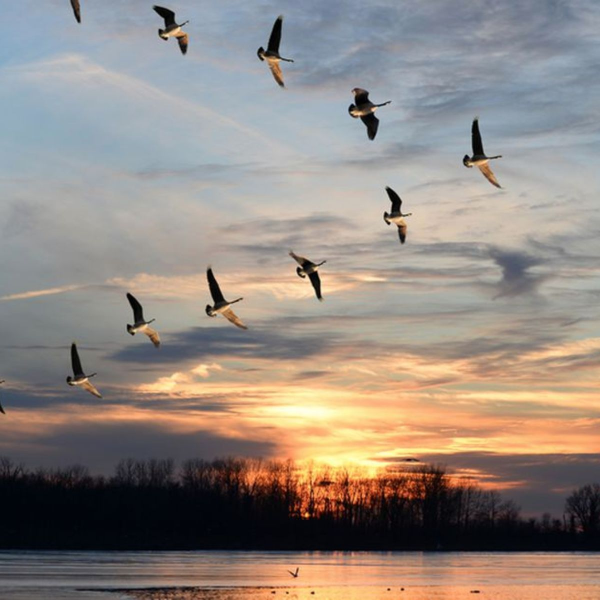
#> input picture img/birds1.jpg, 1200 x 1200 px (shown at 1/2 size)
$ jupyter execute --allow-errors 'Bitwise Operations .ipynb'
#> lines starting #> are read from the running program, lines starting #| are printed output that depends on the picture
# Bitwise AND, OR, NOT, XOR

[cell 1]
import cv2
import numpy as np
import matplotlib.pyplot as plt

img = cv2.imread('./img/elon.jpg')
#> (the rest of this cell did not finish here and is left out)

[cell 2]
import cv2
import numpy as np
import matplotlib.pyplot as plt

img = cv2.imread('./img/birds1.jpg')
#> img is the input picture: shape (1200, 1200, 3); mean B, G, R 129, 136.2, 146.4
img2 = cv2.imread('./img/mountains1.jpg')
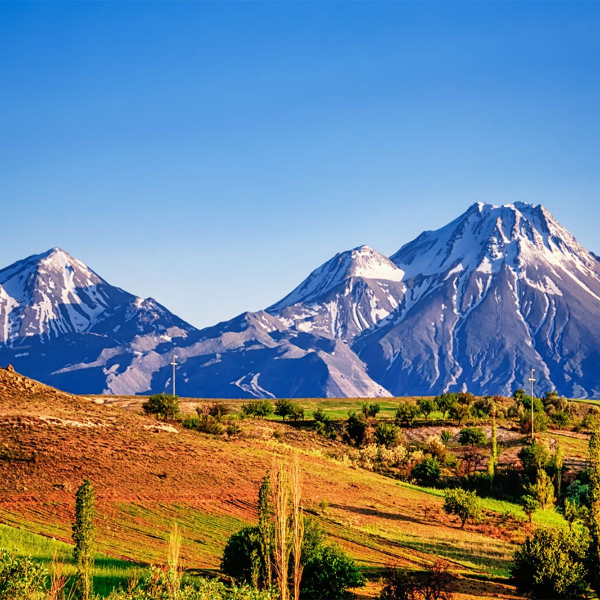
#> input picture img/mountains1.jpg, 1200 x 1200 px (shown at 1/2 size)
#> img2 is the input picture: shape (1200, 1200, 3); mean B, G, R 146.1, 130.6, 112.8
# [6 lines of commented-out code are left out]

result = cv2.multiply(img, img2)
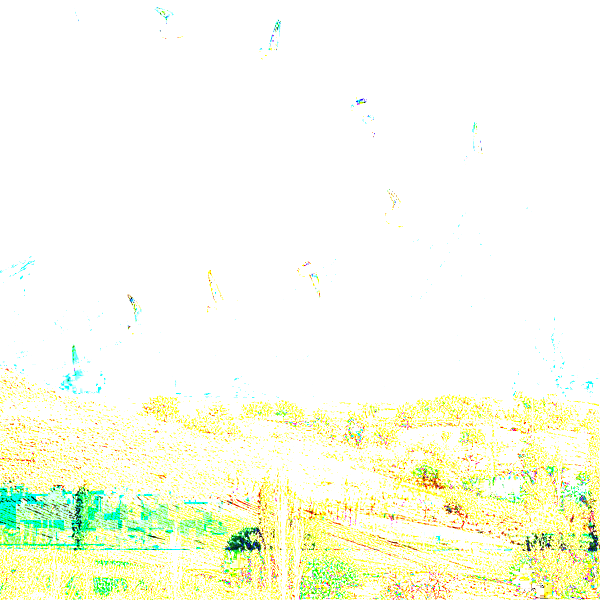
#> result: shape (1200, 1200, 3) (shown at 1/2 size); mean B, G, R 234.3, 252.5, 249.1


result = np.hstack((img, result))
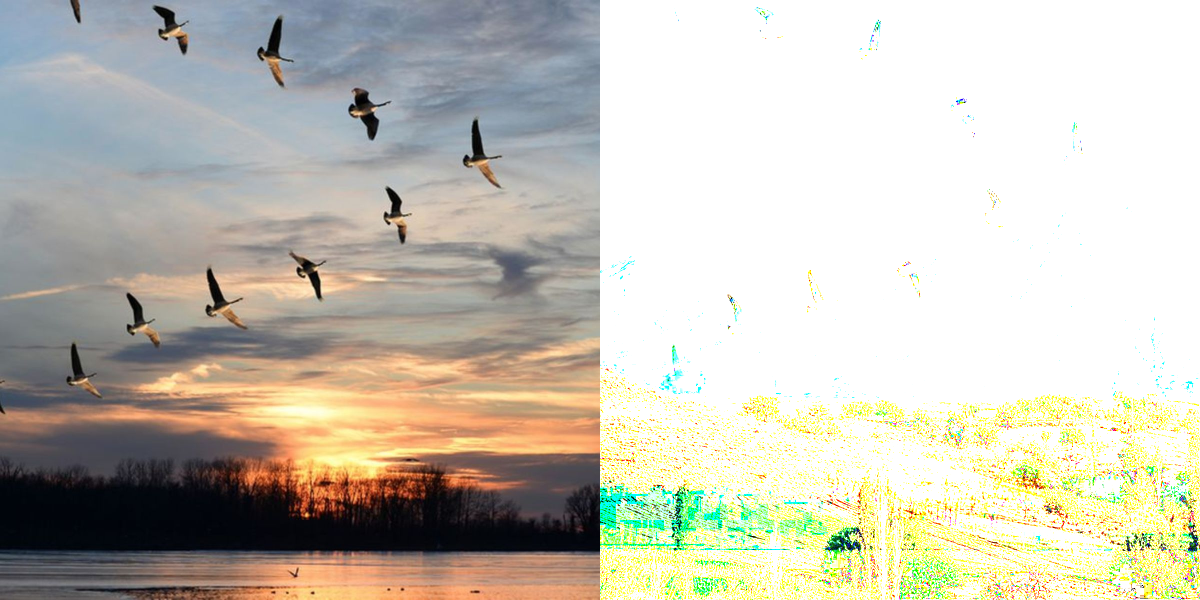
#> result: shape (1200, 2400, 3) (shown at 1/2 size); mean B, G, R 181.7, 194.4, 197.8
plt.imshow(result)
plt.show()
